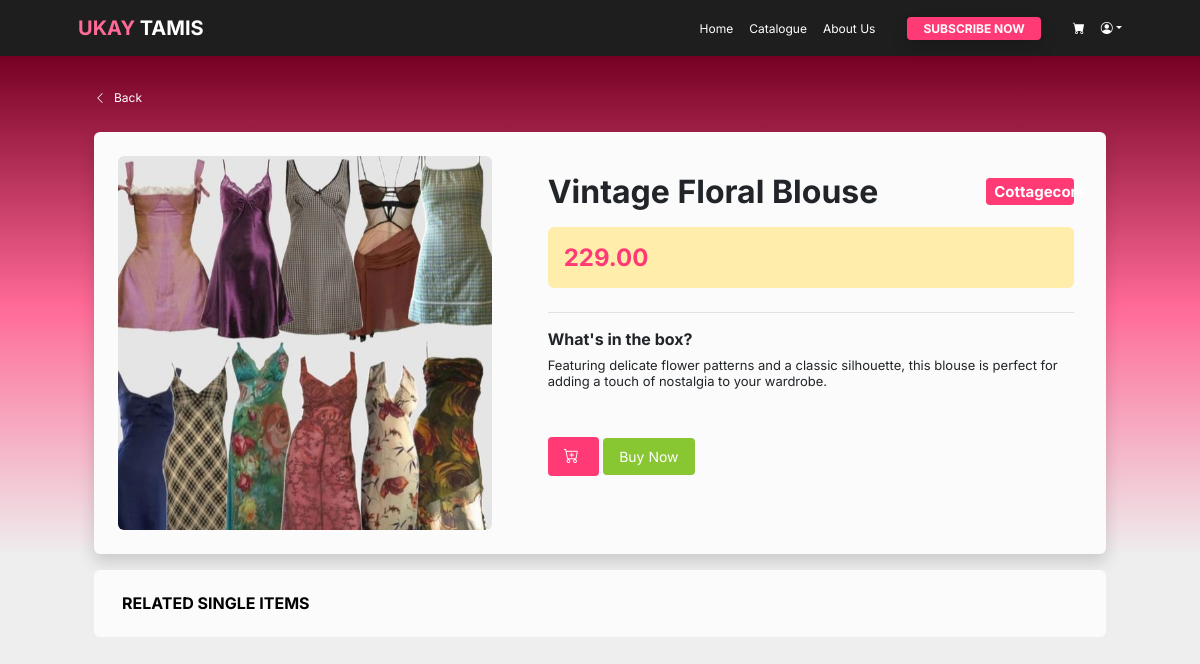
/item.php?item_id=item-00015, run on the app's committed database.
### tables this page shows
CREATE TABLE `item` (
  `item_id` varchar(10) NOT NULL,
  `style_id` varchar(10) DEFAULT NULL,
  `item_name` varchar(100) DEFAULT NULL,
  `item_description` varchar(255) DEFAULT NULL,
  `style` varchar(50) DEFAULT NULL,
  `price` decimal(10,2) DEFAULT NULL,
  `size` enum('XS','S','M','L','XL','XXL') DEFAULT NULL,
  `color` varchar(50) DEFAULT NULL,
  `item_img_url` varchar(45) DEFAULT NULL,
  `transaction_id` int(11) DEFAULT NULL,
  `order_number` varchar(20) DEFAULT NULL
);

CREATE TABLE `style` (
  `style_id` varchar(10) NOT NULL,
  `style` varchar(50) DEFAULT NULL,
  `style_description` text DEFAULT NULL,
  `style_img_url` varchar(50) DEFAULT NULL
);

### server/get_item_page.php (called while the page is built)
<?php
    include('connection.php');
    if (isset($_GET['item_id'])) {
        $item_id = $_GET['item_id'];
        $stmt = $conn -> prepare ("SELECT * FROM item INNER JOIN style ON item.style_id = style.style_id WHERE item.item_id = ?");
        $stmt -> bind_param("s", $item_id);
        $stmt -> execute();
        $item = $stmt -> get_result();
    } else {
        header('location: catalogue_page.php');
    }
?>

### item.php (the view, shortened to what this page needs)
<?php include('server/get_item_page.php'); ?>
<!DOCTYPE html>
<html lang="en">
<head>
    <?php include 'head_resource.php';?>
    <link rel="stylesheet" href="css/style_box.css">
</head>
<body class="gray_bg2">
    <?php
        if (isset($_SESSION['logged_in'])) {
            include 'auth_nav_bar.php';
        } else {
            include 'nav_bar.php';
        }
    ?>
    <div class="container-fluid px-3 pt-1 gradient_pink center-align">
        <div class="container px-5 py-3">
            <div class="back_link p-2">
                <a class="border-0 p-2 rounded-1 justify-content-start text-decoration-none w-25" id="go_back" href="javascript:void(0)"><i class="bi bi-chevron-left me-2"></i>Back</a>
            </div>
            <?php while ($row = $item->fetch_assoc()) { ?>
                <div class="row shadow rounded-2 m-3 gray_bg">
                    <div class="col-sm-5 m-0 p-4">
                        <div class="card overflow-hidden border-0">
                            <img src="resources/<?php echo $row['item_img_url']; ?>" alt="<?php echo $row['item_name']; ?>">
                        </div>
                    </div>
                    <div class="col-sm-7 m-0 py-4 px-3">
                        <div class="row m-0 p-3 pb-0 justify-content-between g-3">
                            <div class="col-sm-10 m-0 p-0">
                                <h2 class="bold_header align-content-center ps-0 mb-0 pb-0"><?php echo $row['item_name']; ?></h2>
                            </div>
                            <div class="col-sm-3 col-md-2 m-0 p-0 bold_header center-align align-content-center">
                                <p class="rounded-1 tag_pink px-2 py-1 m-0 center_text"><?php echo $row['style']; ?></p>
                            </div>
                        </div>
                        <div class="pt-3 px-3 mb-0">
                            <div class="m-0">
                                <h4 class="pink_highlight2 rounded-2 p-3 bold_header box_price"><?php echo $row['price']; ?></h4>
                            </div>
                        </div>
                        <div class="pt-3 px-3 pb-5 mb-0">
                            <div class="border-top pt-3 pb-0 m-0">
                                <h6 class="bold_header">What's in the box?</h6>
                                <p class="box_desc m-0 p-0"><?php echo $row['item_description']; ?></p>
                            </div>
                        </div>
                        <form method = "POST" action = "view_cart.php">
                            <div class="px-3 pt-0 m-0">
                                <div class="d-inline add_cart">
                                    <button class="btn btn-dark border-0 px-3 py-2 mb-1 rounded-1" type="submit" name ="add_to_cart"><i class="bi bi-cart-plus me-1"></i></button>
                                </div>
                                <div class="d-inline buy_now">
                                    <button class="btn btn-dark border-0 px-3 py-2 mb-1 rounded-1" type="submit">Buy Now</button>
                                </div>
                            </div>
                        </div>
                </div>
            <?php } ?>
            <div class="row rounded-2 m-3 p-2 gray_bg">
                <div class="mt-3 mb-0 ms-2 single_items">
                    <h6 class="mb-0">RELATED SINGLE ITEMS</h6>
                </div>
                <div class="row mt-0 mx-1 p-2 gx-3">
                </div>
            </div>
        </div>
    </div>
</body>
</html>

### css/main_style.css (style rules this page uses)
body { padding: 0; margin: 0; }
.bold_header { font-weight: bold; line-height: normal; }
.center_text { text-align: center; }
.gray_bg { background: #fbfbfb; }
.gray_bg2 { background: #eeeeee; }
.gradient_pink { background-image: linear-gradient(180deg, #760024, #FF6A97, #eeeeee); position:static; width: auto; height: 500px; }
.pink_highlight2 { color: #ff3a75; }
p { padding: 0; font-size: 12px; }

### css/style_box.css (style rules this page uses)
.add_cart button, .add_cart button:hover { font-size: 15px; color: white; background-color: #ff3a75; }
.back_link a { font-size: 12px; color: #ffffff; }
.box_price { background: #FFEDAC; }
.box_desc { line-height: normal; font-size: 13px; }
.buy_now button, .buy_now button:hover { font-size: 14px; color: white; background-color: #88c731; }
.single_items h6 { color: black; font-weight: bold; font-weight: bold; }
.tag_pink { background-color: #ff3a75; color: white; font-size: 15px; line-height: normal; }

### head_resource.php (style rules this page uses)
body { font-family: 'Inter', sans-serif; }

### data on the page
item: item_img_url (picture), item_name "Vintage Floral Blouse", style.style "Cottagecore", price "229.00", item_description "Featuring delicate flower patterns and a classic silhouette, this blouse is perfect for adding a touch of nostalgia to your wardrobe."
